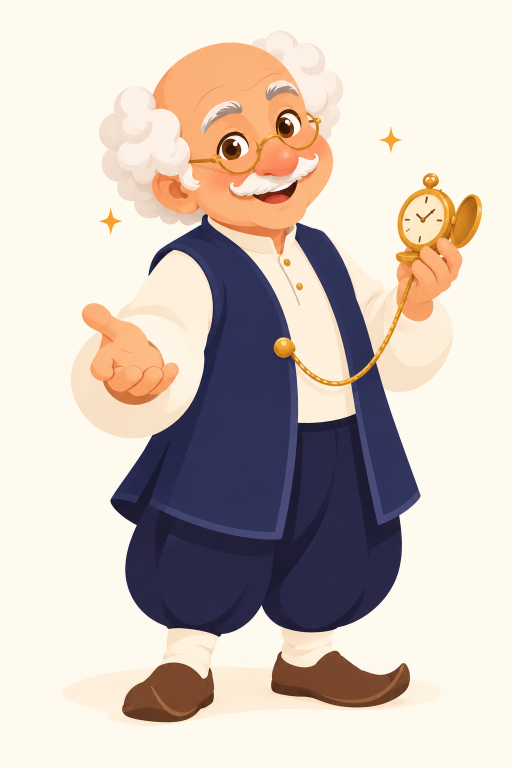
#> input picture branding/source/saatbashi-approved.png, 1024 x 1536 px (shown at 1/2 size)
$ python build_character.py
#> lines starting #> are read from the running program, lines starting #| are printed output that depends on the picture
#!/usr/bin/env python3
"""Resize the approved illustration; never redraw the character during a build.
Requires Pillow. Run from any directory: python3 branding/build_character.py
"""
from pathlib import Path
from base64 import b64encode
from io import BytesIO
from PIL import Image, ImageDraw

ROOT = Path(__file__).resolve().parent.parent
source = Image.open(ROOT / 'branding/source/saatbashi-approved.png').convert('RGB')
#> source is the input picture: PIL image 1024x1536 RGB; mean R, G, B 208.2, 195.7, 187
# The approved full-body portrait is kept intact in the guide artwork.
source.resize((512, 768), Image.Resampling.LANCZOS).save(ROOT / 'web/public/saatbashi-character.webp', quality=88)
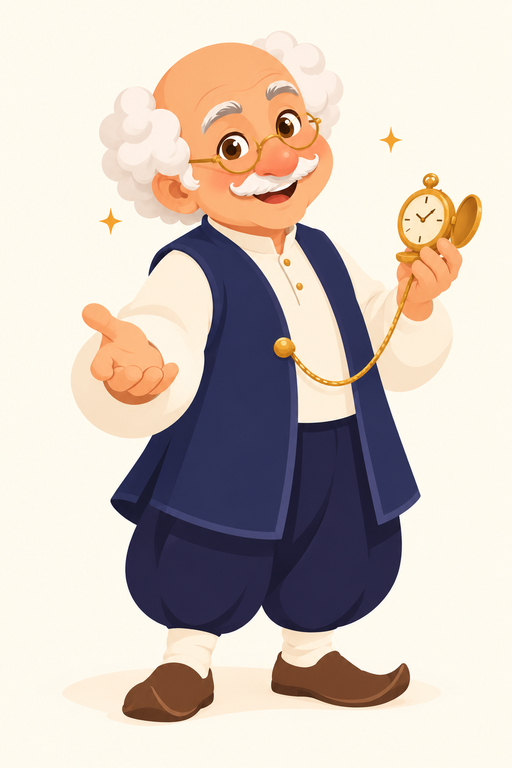
#> saved as saatbashi-character.webp: PIL image 512x768 RGB; mean R, G, B 208.1, 195.7, 187
source.resize((512, 768), Image.Resampling.LANCZOS).save(ROOT / 'app/src/main/res/drawable-nodpi/saatbashi_character.webp', quality=88)
# Icons are intentionally generated by generate.py from minimal vector geometry.
print('Built full character artwork; run generate.py and rasterize.mjs for icons')
